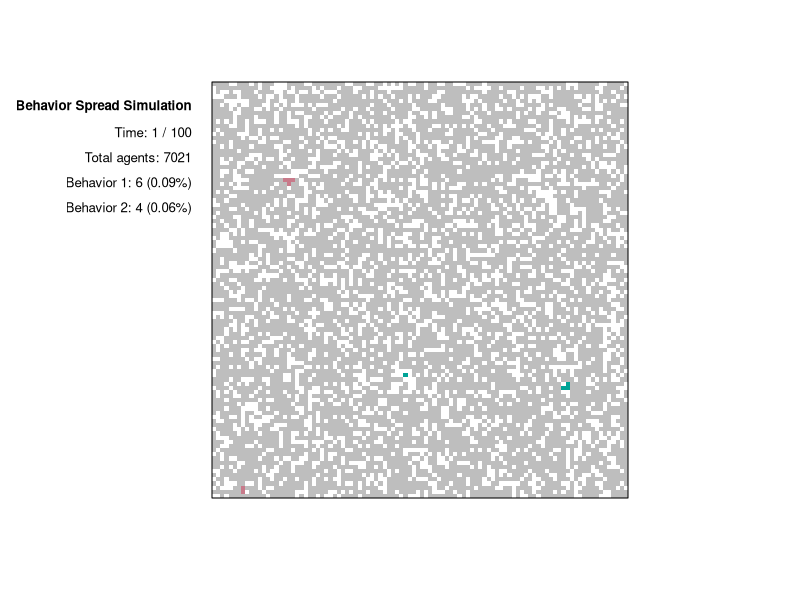
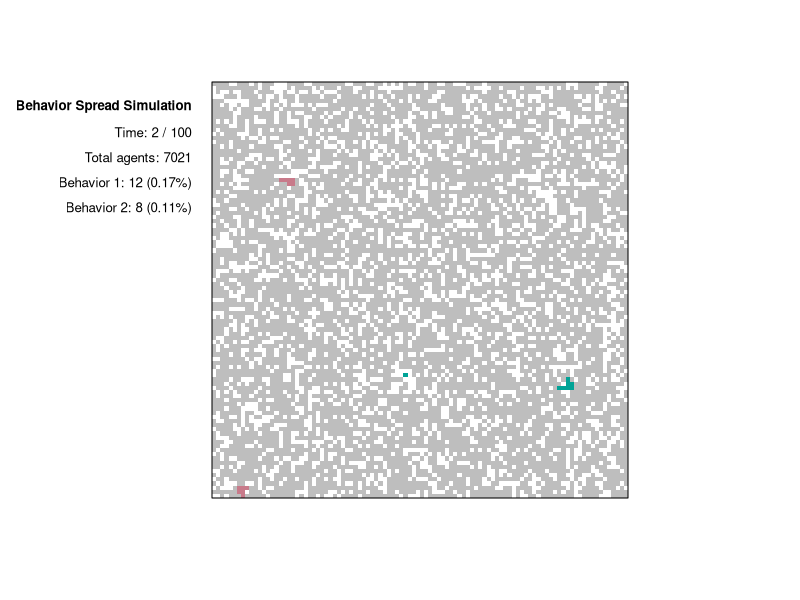
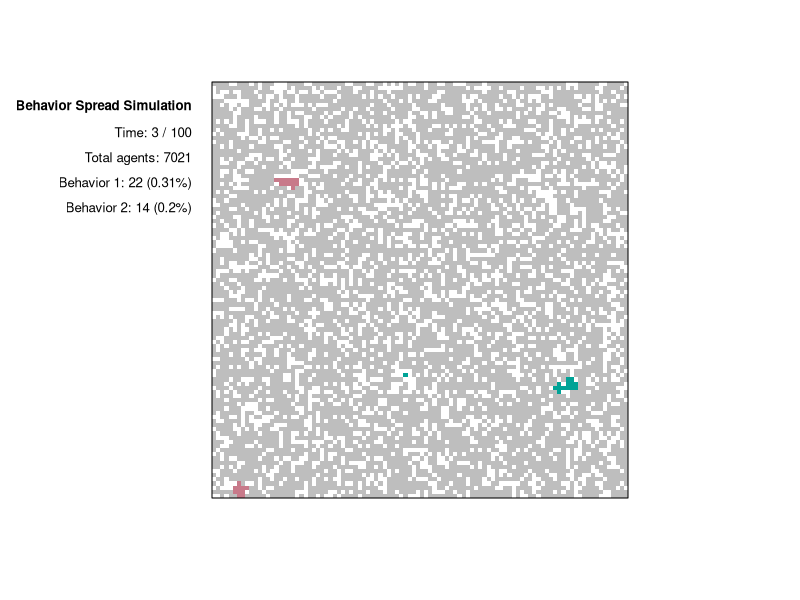
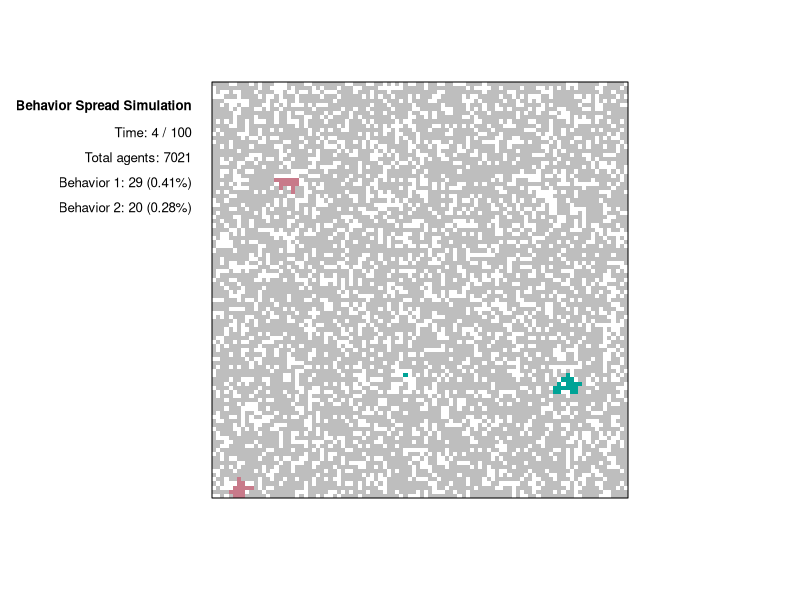
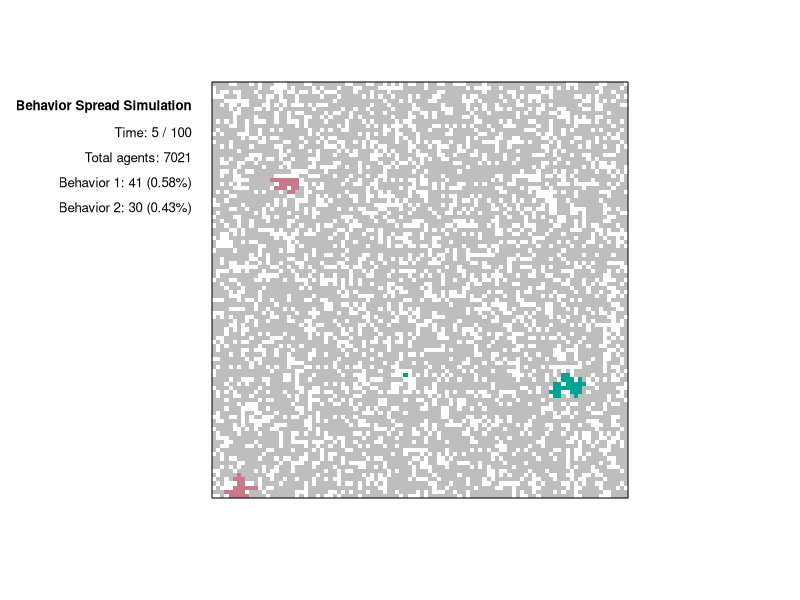
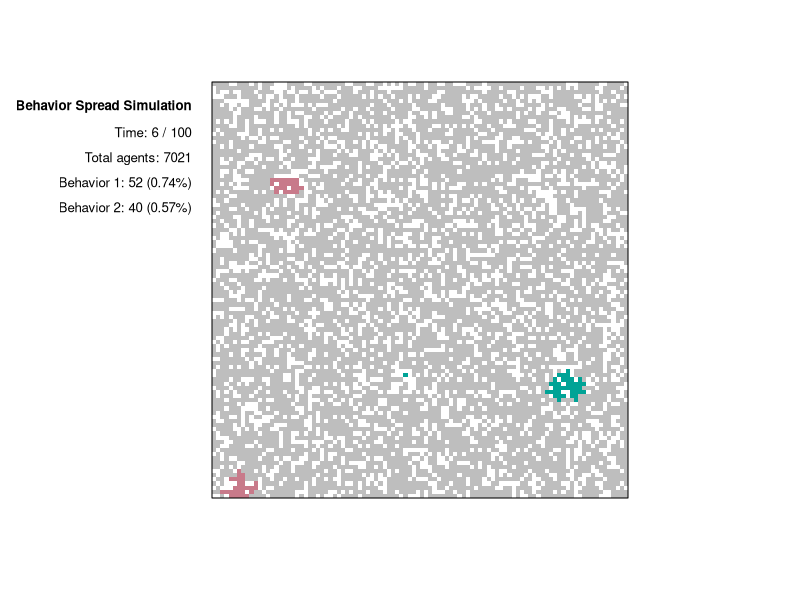
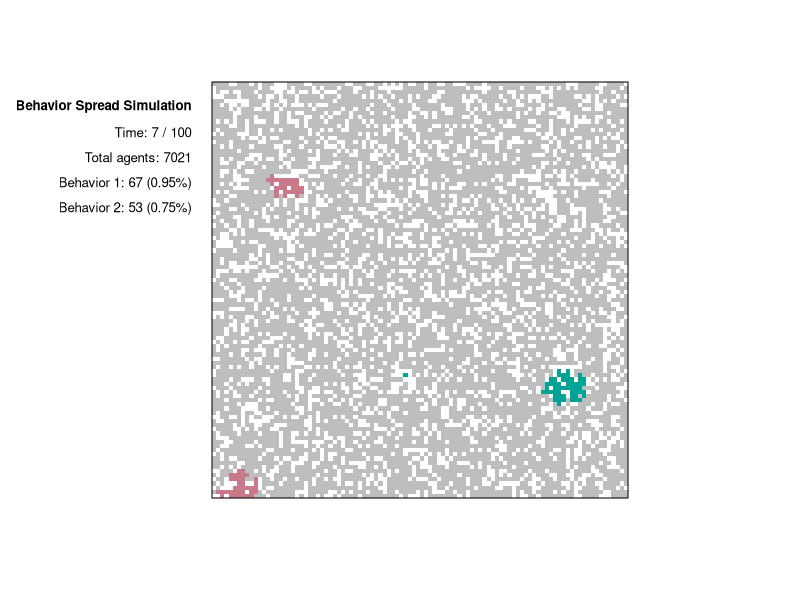
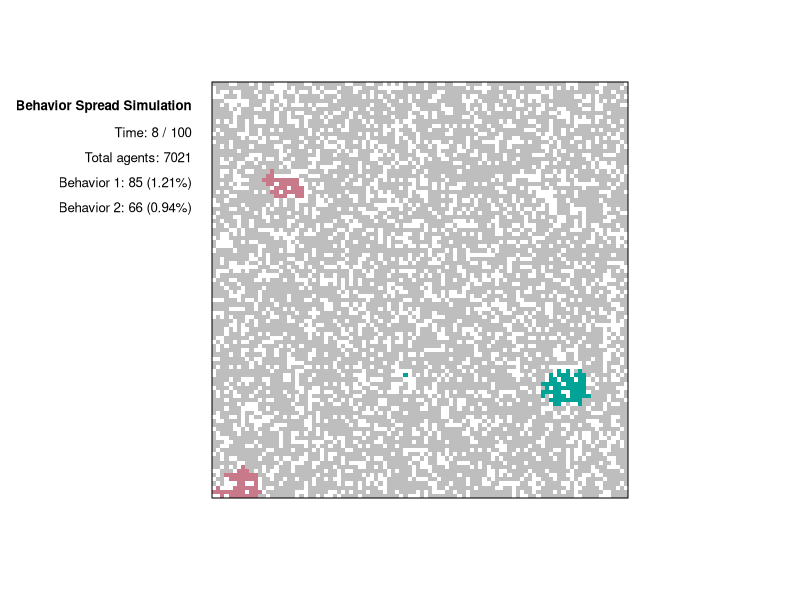

Write the R code that produced these figures, in order.
# Title: Simulate behavior spread in a social network
# Author: Przemyslaw Marcowski, PhD
# Email: p.marcowski@gmail.com
# Date: 2024-02-03
# Copyright (c) 2024 Przemyslaw Marcowski

# This code is licensed under the MIT license found in the
# LICENSE file in the root directory of this source tree.

# This script simulates the spread of behaviors within a social network,
# represented as a grid. Each cell can be empty, contain an unaffected agent, 
# or an agent influenced by one of several behaviors. The simulation models 
# how behaviors spread through social influence, with agents adopting behaviors
# based on specific probabilities. Unaffected agents can adopt a behavior if 
# adjacent to an agent with that behavior, while affected agents can switch to
# a different behavior if exposed to it. The process visualizes the dynamics of
# behavior spread, including adoption and switching, across a defined number of
# steps. Parameters such as the probabilities for adopting or switching 
# behaviors, the initial density of agents, and the number of origin points for
# behaviors are configurable, enabling exploration of different scenarios of 
# social influence and behavior dynamics. The script also calculates and 
# displays various statistics related to the agent population and behavior 
# distribution, such as the total number of agents, the count and percentage of
# agents adopting each behavior, and the current simulation step.

# Initialize parameters
grid_size <- 100 # size of grid representing social network
tlength <- 100 # total number of simulation steps
num_behaviors <- 2 # total number of distinct behaviors that can spread
prob_unaffected <- 0.75 # probability of unaffected agent adopting behavior
prob_affected <- 0.25 # probability of affected agent switching to different behavior
initial_agents_density <- 0.7 # initial agent density within grid
origins_per_behavior <- c(2, 2) # number of origin points for each behavior

# Create color map for visualizing agent states
color_map <- c("white", "grey", hcl.colors(num_behaviors, palette = "Dark 2"))

# Validate parameter configuration
if (length(origins_per_behavior) != num_behaviors) {
  stop("Error: The length of 'origins_per_behavior' must match 'num_behaviors'.")
}

simulate_behavior_spread <- function(tlength) {
  # Simulates the spread of behaviors within a social network, represented as a grid.
  # It updates the grid over a series of time steps, reflecting the adoption
  # and switching of behaviors among agents. The grid is visualized at each time
  # step, displaying the dynamic spread and evolution of behaviors through color-coded cells.
  #
  # Args:
  #   tlength: Total number of time steps the simulation will run.
  #
  # Returns:
  #   The function does not return a value but generates a series of visualizations
  #   showing the state of the social network at each step. It concludes when
  #   either the specified number of steps is completed or if a step occurs where no new
  #   behavior spreads, indicating a stable configuration has been reached.

  # Initialize grid with empty cells and agents
  # 0 = empty cell
  # 1 = unaffected agent
  grid <- matrix(
    sample(0:1, grid_size^2, replace = TRUE, prob = c(1 - initial_agents_density, initial_agents_density)),
    nrow = grid_size, ncol = grid_size
  )

  # Assign origin points for each behavior within grid
  for (behavior in 1:num_behaviors) {
    for (origin in 1:origins_per_behavior[behavior]) {
      repeat {
        selected_cell <- sample(which(grid == 1), 1)
        if (grid[selected_cell] == 1) { # ensure the cell is currently unaffected
          # Assign behavior (behaviors start from index 2)
          grid[selected_cell] <- behavior + 1
          break
        }
      }
    }
  }

  # Vector to track if behaviors are spreading during each simulation step
  behavior_spreading <- rep(FALSE, num_behaviors)

  # Main simulation loop
  for (t in 1:tlength) {
    new_grid <- matrix(nrow = grid_size, ncol = grid_size, data = grid) # prepare new grid state
    behavior_spreading <- rep(FALSE, num_behaviors) # reset tracking for current step

    # Update grid state based on current behaviors and spread probabilities
    for (i in 1:nrow(grid)) {
      for (j in 1:ncol(grid)) {
        # Identify neighboring cells to consider for behavior spread
        neighbors <- c(
          grid[i, max(j - 1, 1)], # west
          grid[max(i - 1, 1), j], # north
          grid[i, min(j + 1, ncol(grid))], # east
          grid[min(i + 1, nrow(grid)), j] # south
        )

        current_state <- grid[i, j]

        # Check and apply behavior spread rules
        for (behavior in 2:(num_behaviors + 1)) {
          if ((current_state == 1 && any(neighbors == behavior) && runif(1) < prob_unaffected) ||
            (current_state >= 2 && current_state != behavior && any(neighbors == behavior) && runif(1) < prob_affected)) {
            new_grid[i, j] <- behavior
            behavior_spreading[behavior - 1] <- TRUE
            break
          }
        }
      }
    }

    grid <- new_grid # apply updated state for next step
    
    # Calculate statistics
    total_agents <- sum(grid > 0)
    behavior_counts <- table(grid[grid > 1])
    behavior_percentages <- round(behavior_counts / total_agents * 100, 2)
    
    # Set horizontal and vertical offsets for labels positioning relative to plot
    x_offset <- 2
    y_offset <- 0.06
    
    # Create vector of labels for statistics
    labels <- c(
      substitute(paste(bold("Behavior Spread Simulation"))),
      paste("Time:", t, "/", tlength),
      paste("Total agents:", total_agents)
    )
    for (b in 1:num_behaviors) {
      labels <- c(labels, paste0("Behavior ", b, ": ", behavior_counts[b], " (", behavior_percentages[b], "%)"))
    }
    
    # Generate sequence of y-coordinates for labels
    y_coords <- seq(
      from = grid_size - y_offset * grid_size,
      by = -y_offset * grid_size,
      length.out = length(labels)
    )

    # Visualize current state of grid
    par(mfrow = c(1, 1), pty = "s")
    image(1:grid_size, 1:grid_size, t(grid[nrow(grid):1, ]), col = color_map, axes = FALSE, xlab = "", ylab = "")
    box()
    
    # Display labels by applying text function to each label and y-coordinate  
    mapply(
      text,
      x = rep(-x_offset, length(labels)),
      y = y_coords,
      labels = labels,
      pos = 2,
      cex = 0.8,
      xpd = TRUE
    )
    
    Sys.sleep(.1) # pause for animation effect

    if (!any(behavior_spreading)) { # if no behaviors spread, stop simulation
      message("Simulation stopped early. No behavior spreading at time: ", t)
      break
    }

    # Message simulation complete
    if (t == tlength) {
      message("Simulation complete after specified time: ", tlength)
    }
  }
}

# Run simulation for specified time steps
simulate_behavior_spread(tlength)